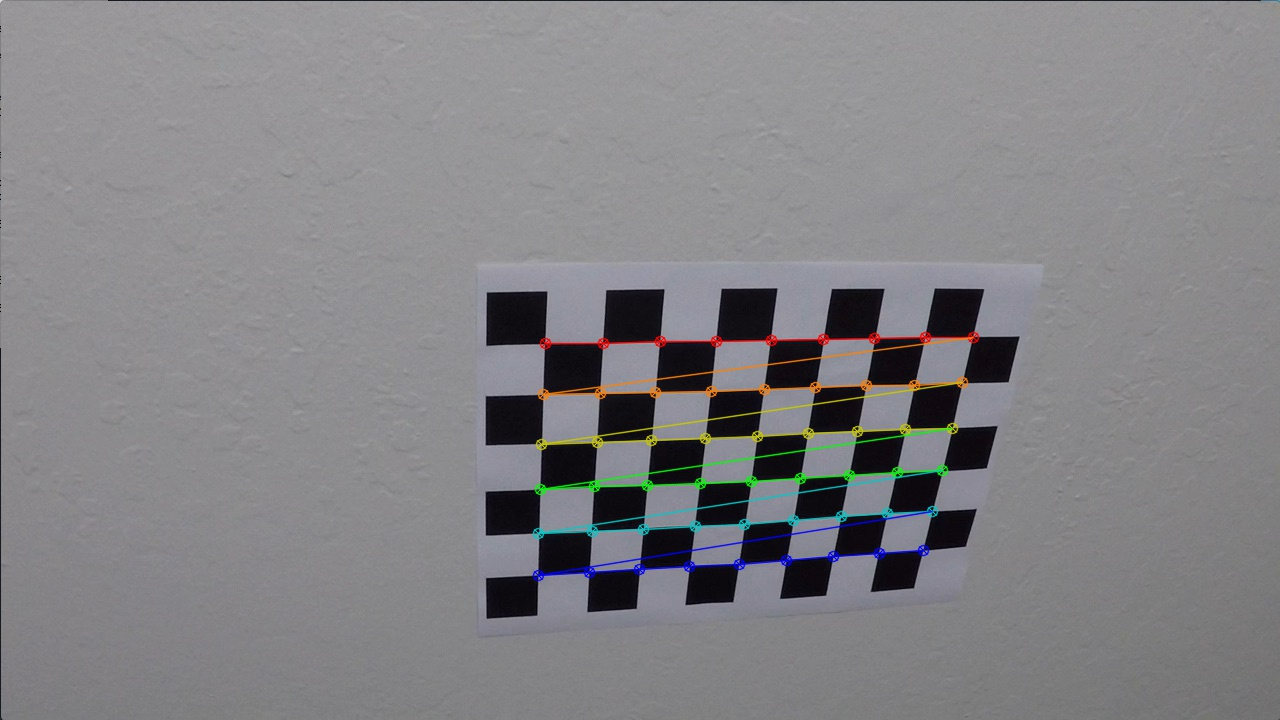
#> input picture output_images/calibration/calibration10.jpg, 1280 x 720 px, given as the content of the folder camera_cal, which was not available
$ jupyter execute --allow-errors lane_finder.ipynb   (shell and % lines are left out)
#> lines starting #> are read from the running program, lines starting #| are printed output that depends on the picture; after the words box and inside, x2 and y2 are one past the last pixel; in counts of white or black regions, pixels touching at a corner belong together; pictures that were not available may be replaced by others from this repository, and a replacement may not be noted
[cell 1]
import os
import numpy as np
import cv2
import matplotlib.pyplot as plt
import pickle
import random
from moviepy.editor import VideoFileClip

[cell 2]
# set parameters


# processing mode
TEST_MODE = False
RECORD = False

# image size
ROWS = 720
COLS = 1280
ROI_TOP = 0.65
ROI_BOTTOM = 0.90
ROI_LEFT = 0.10
ROI_RIGHT = 0.95
INSET_ROWS = int(0.4 * ROWS)
INSET_COLS = int(0.4 * COLS)

# colors and scales
RED_COLOR = (0,0,255)
GREEN_COLOR = (0,255,0)
XM_PER_PIX = 3.7 / 700
YM_PER_PIX = 15 / 720   # based on estimate of 5 white lane dashes fitting vertically in warped image; 3m each

# camera calibration
CHESS_NX = 9
CHESS_NY = 6

# lane pixel finding
L_THRESHOLD = [225,255]              # range for L channel in LUV color space (for white)
B_THRESHOLD = [190,255]              # range for B channel in LAB color space (for yellow)

# perspective transform
GB_KERNEL = 3                       # size of gaussian blur kernel
CANNY_LOW = 50                      # canny edge detection threshold (low)
CANNY_HIGH = 400                    # canny edge detection threshold (high)
HOUGH_DIST_RES = 0.5                # hough line finder distance resolution (pixels)
HOUGH_ANGLE_RES = 3.14159/180       # hough line finder angle resolution (rads)
HOUGH_THRESHOLD = 20                # hough line finder threshold
HOUGH_MIN_LINE = 60                 # hough line finder min line length (pixels)
HOUGH_MAX_GAP = 120                 # hough line finder max line gap (pixels)

# lane fitting
NUM_WINS = 8                        # number of sliding windows to use
WIN_WIDTH = 64                      # half total width of sliding window
WIN_HEIGHT = int(ROWS/NUM_WINS)     # total height of sliding window
FRAME_MEMORY = 4                    # number of past frames to remember
LANE_WIDTH_PIXELS = 810             # width of lane at bottom of image in pixels
FRAME_MARKER_THRESHOLD = 4          # frames to wait until new lane marker can reasonably appear

# speed measurement
METERS_PER_MARKER = 15.75           # meters between white lane markers (40 feet)

# directories and filenames
TEST_DIR = 'test_images'
CALIBRATION_DIR = 'camera_cal'
CALIBRATION_FILENAME = 'camera_calibration.pickle'
PERSPECTIVE_FILENAME = 'perspective_transform.pickle'

OUTPUT_DIR_CALIBRATION = 'output_images/calibration'
OUTPUT_DIR_S_CHANNEL = 'output_images/s_channel'
OUTPUT_DIR_X_GRAD = 'output_images/x_gradient'
OUTPUT_DIR_VP = 'output_images/vanishing_point'

OUTPUT_DIR_UNDISTORT = 'output_images/undistort'
OUTPUT_DIR_WARPED = 'output_images/warped'
OUTPUT_DIR_MARKER_PIXELS = 'output_images/marker_pixels'
OUTPUT_DIR_SLIDING_WINDOW = 'output_images/sliding_window'
OUTPUT_DIR_LANE_MARK = 'output_images/lane_mark'

[cell 3]
# define lane class for later use

class LaneLine(object):
    # class to hold info about each lane line

    def __init__(self,side):
        # side: 'left' or 'right'
        self.side = side
        self.goodFitLastFrame = False
        self.recentFits = np.zeros((FRAME_MEMORY,3),dtype=np.float32)      # second-order polynomial: 3 coefficients
        self.curvatureRadius = np.zeros((FRAME_MEMORY,),dtype=np.float32)
        self.framesSeenSinceMarker = 0
        self.estimatedSpeed = 0

    # [12 lines left out: function calculateCurvature, not called in this run]

[cell 4]
# define camera calibration

def calibrateCamera():
    # use chessboard photos to calibrate camera

    # set termination criteria (for use with cv2.cornerSubPix)
    criteria = (cv2.TERM_CRITERIA_EPS + cv2.TERM_CRITERIA_MAX_ITER, 30, 0.001)

    # make object points
    objp = np.zeros((CHESS_NX*CHESS_NY,3), np.float32)
    objp[:,:2] = np.mgrid[0:CHESS_NX,0:CHESS_NY].T.reshape(-1,2)
    imagePoints = []
    objectPoints = []

    # loop through calibration images
    for imageFile in os.listdir(CALIBRATION_DIR):
        if imageFile.endswith('.jpg'):

            # read image, grayscale, find corners
            im = cv2.imread(os.path.join(CALIBRATION_DIR,imageFile))
#> im is the input picture: shape (720, 1280, 3); mean B, G, R 133, 130, 130.6
            gray = cv2.cvtColor(im,cv2.COLOR_RGB2GRAY)
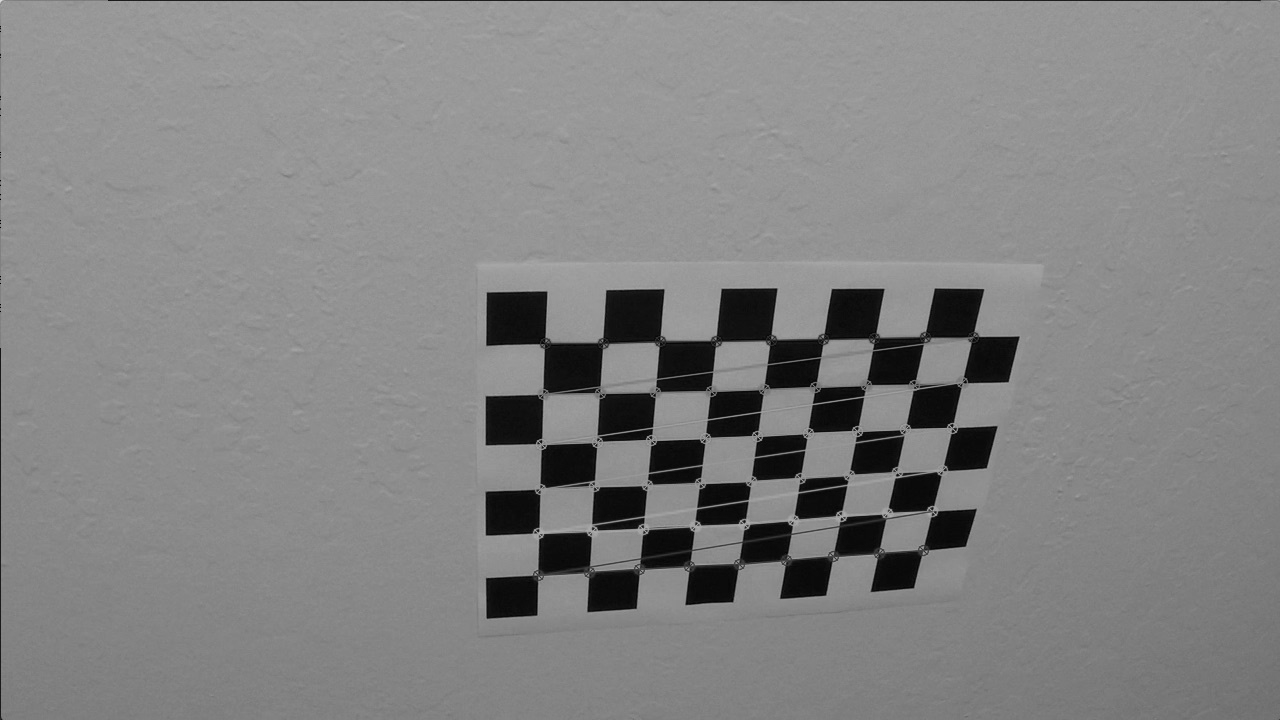
#> gray: shape (720, 1280); min 0, max 217, mean 131.1
            found, corners = cv2.findChessboardCorners(gray,(CHESS_NX,CHESS_NY),None)
#> found = False; corners = None

            if found:
                # draw corners on image
                cv2.drawChessboardCorners(im,(CHESS_NX,CHESS_NY),corners,found)
                # find corners with higher (sub-pixel) precision
                corners2 = cv2.cornerSubPix(gray,corners,(5,5),(-1,-1),criteria)
                imagePoints.append(corners2)
                objectPoints.append(objp)

                # save image with corners marked
                cv2.imwrite(os.path.join(OUTPUT_DIR_CALIBRATION,imageFile),im)

    # do the actual calibration and save
    ret, mtx, dst, rvecs, tvecs = cv2.calibrateCamera(objectPoints,imagePoints,gray.shape[::-1],None,None)
    imSize = im.shape
    calibrationData = {'cam_matrix':mtx, 'dist_coeffs':dst, 'im_size':imSize}
    with open(CALIBRATION_FILENAME,'wb') as f:
        pickle.dump(calibrationData,f)

    return mtx,dst

[cell 5]
# camera calibration and display example images

print("Calibrating camera...")
#> (the rest of this cell did not finish here and is left out)

[cell 6]
# display undistorted image example

print("Undistorting image...")
fn = os.path.join(CALIBRATION_DIR,'calibration1.jpg')
imCB = cv2.imread(fn)
imCB = cv2.cvtColor(imCB,cv2.COLOR_BGR2RGB)
#> (the rest of this cell did not finish here and is left out)

[cell 7]
# define lane pixel finder

def selectLanePixels(im, fn='frame.jpg'):
    # select pixels that are lane markers; assume RGB image; use LUV, LAB color spaces

#> called with fn = 'calibration10.jpg'
    luv = cv2.cvtColor(im,cv2.COLOR_RGB2LUV)
#> luv: shape (720, 1280, 3); mean of channels 0, 1, 2 137.6, 96.5, 134.2
    lab = cv2.cvtColor(im,cv2.COLOR_RGB2Lab)
#> lab: shape (720, 1280, 3); mean of channels 0, 1, 2 138.1, 128.9, 126.6

    # find yellow lane pixels using LUV color space
    lChannel = luv[:,:,0]
    lBinary = np.zeros_like(lChannel)
    lBinary[ (lChannel > L_THRESHOLD[0]) & (lChannel <= L_THRESHOLD[1]) ] = 255

    # find white lane pixels using LAB color space
    # treat lab b-channel differently: normalize up to 255
    # however, skip this if max value is low (implying no yellow in the image)
    # thanks to jeremy shannon for this idea: https://github.com/jeremy-shannon/CarND-Advanced-Lane-Lines
    bChannel = lab[:,:,2]
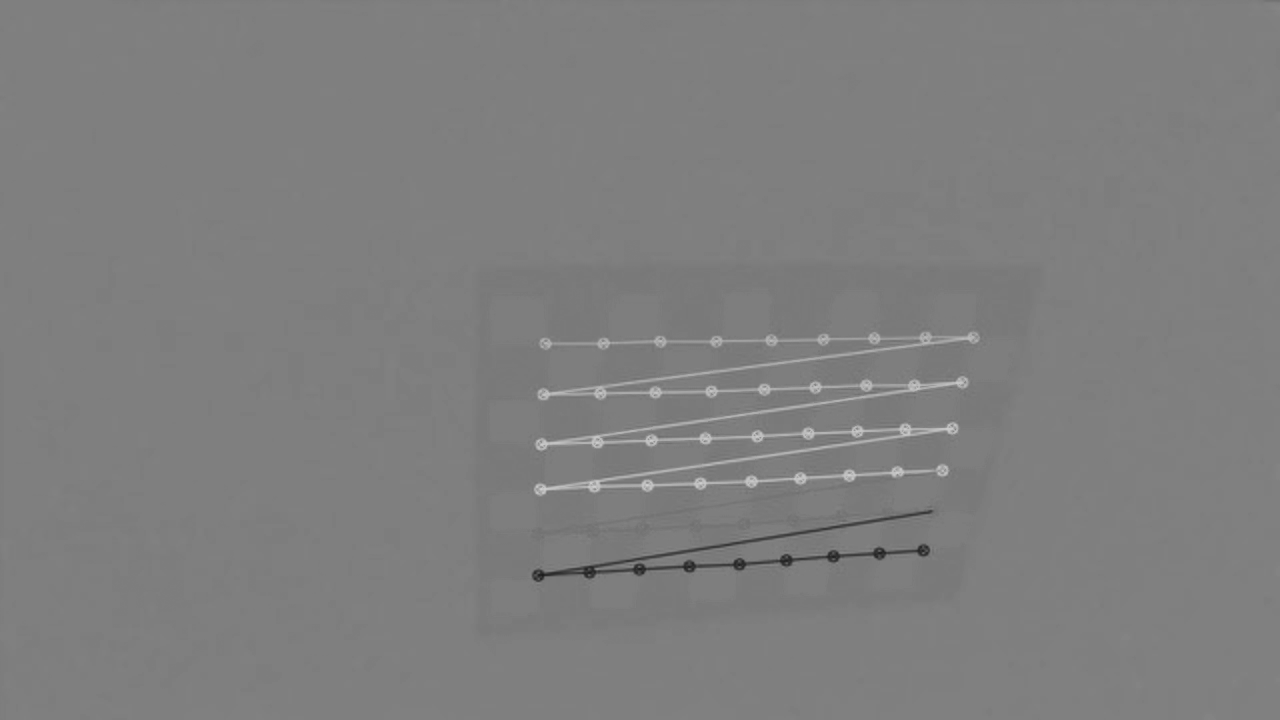
#> bChannel: shape (720, 1280); min 28, max 208, mean 126.6
    bMax = np.max(bChannel)
#> bMax = 208
    if bMax > 175:
        bChannel = 255 * ( bChannel / bMax )
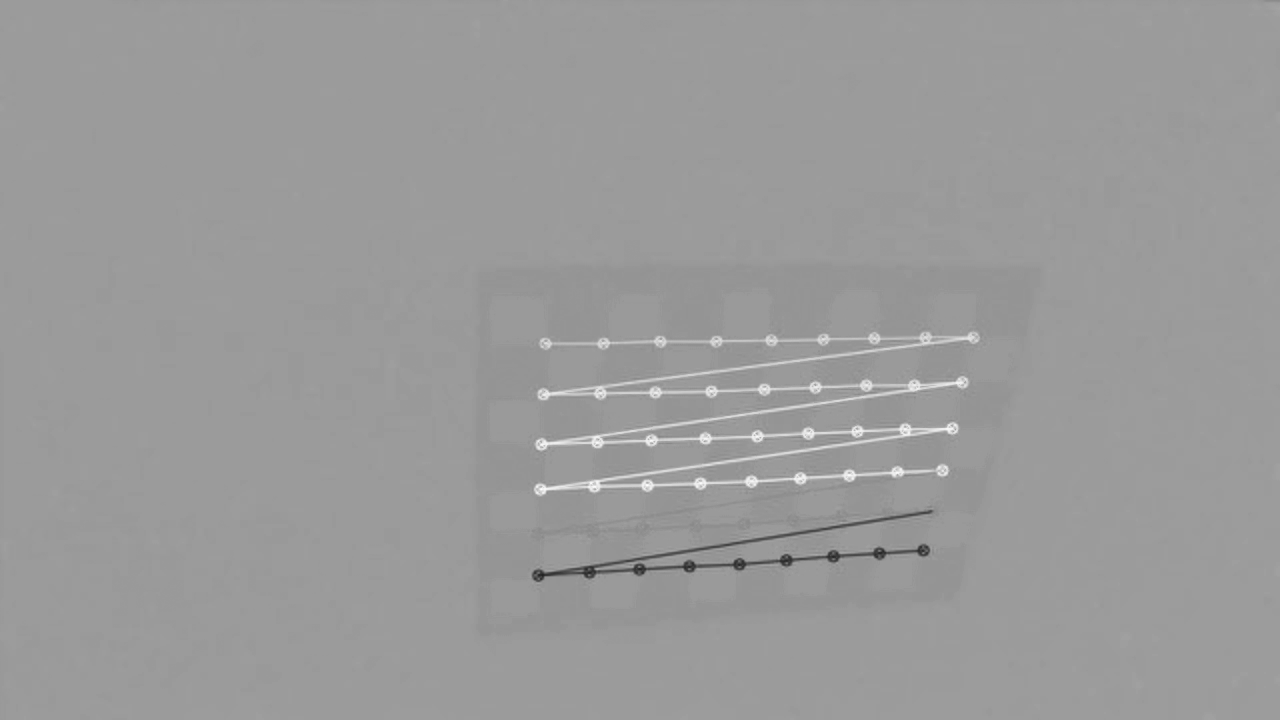
#> bChannel: shape (720, 1280) float64; min 34.33, max 255, mean 155.2
    bBinary = np.zeros_like(bChannel)
    bBinary[ (bChannel > B_THRESHOLD[0]) & (bChannel <= B_THRESHOLD[1]) ] = 255

    # make combined mask
    lanePixels = np.zeros_like(lChannel)
    lanePixels[ (lBinary > 0) | (bBinary > 0) ] = 255

    return lanePixels, lBinary, bBinary

[cell 8]
# display example lane pixel finder

print("Finding example lane pixels...")

filenameList = [fn for fn in os.listdir(TEST_DIR) if fn.endswith('.jpg')]
fn = random.choice(filenameList)
imBGR = cv2.imread(os.path.join(TEST_DIR,fn))
imRGB = cv2.cvtColor(imBGR,cv2.COLOR_BGR2RGB)

lanePixels, lBinary, bBinary = selectLanePixels(imRGB,fn)
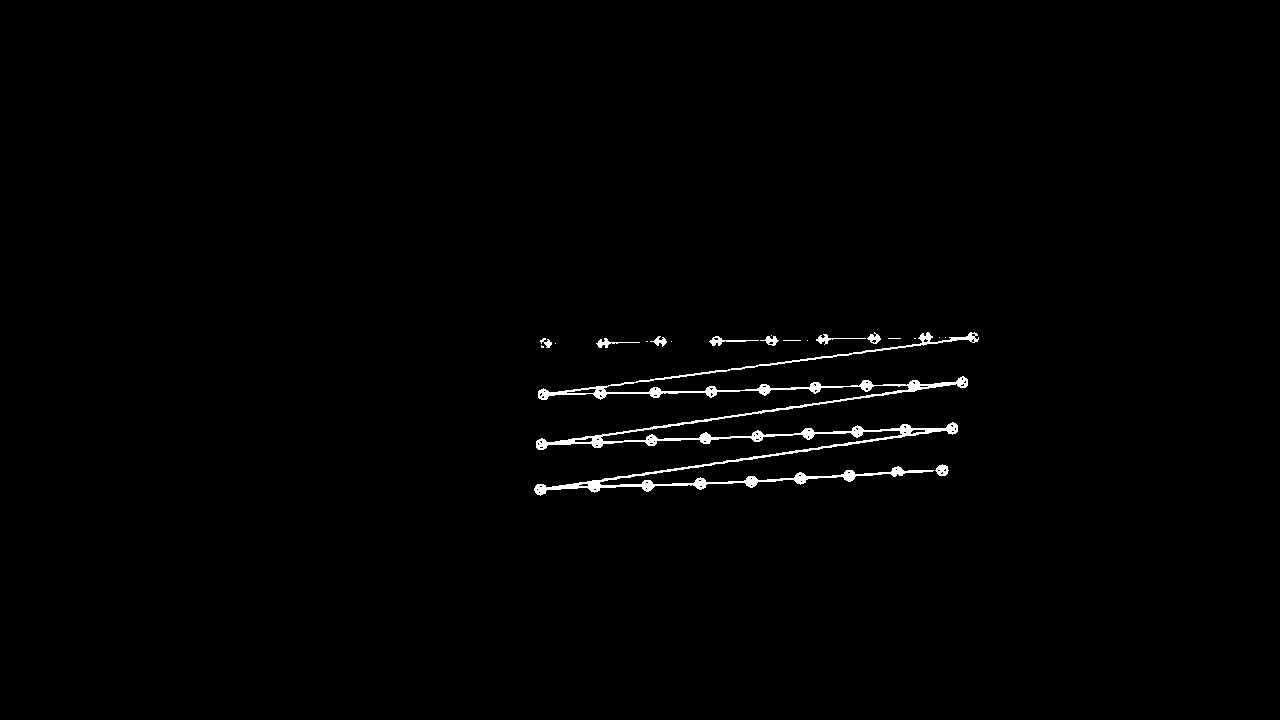
#> lanePixels: shape (720, 1280); 0.94% white; 20 white regions (11 under 20 px), largest, box (x1, y1, x2, y2) and area: (534, 332, 979, 496) 7806, (709, 336, 759, 346) 142, (816, 334, 866, 345) 121
#> lBinary: shape (720, 1280); every value is 0

f = plt.figure(figsize=(30,40))
ax = f.add_subplot(1,2,1)
ax.imshow(imRGB)
ax = f.add_subplot(1,2,2)
ax.imshow(lanePixels,cmap='gray')
plt.show()

[cell 9]
# define utility function for selecting roi

# [29 lines left out: functions selectRoi, findIntersection, not called in this run]

# define utility function for finding vanishing point

def findVanishingPoint(mtx,dst):
    # determine vanishing point in image

    # analyze straight-road images used to find vanishing point
    straightImages = [os.path.join(TEST_DIR,f) for f in os.listdir(TEST_DIR) if 'straight' in f]
    vps = []
    for imFile in straightImages:
        im = cv2.imread(imFile)
        im = cv2.undistort(im,mtx,dst)

        # smooth with gaussian blur
        imSmoothed = cv2.GaussianBlur(im,(GB_KERNEL,GB_KERNEL),0)

        # find edges with canny
        edges = cv2.Canny(imSmoothed,CANNY_LOW,CANNY_HIGH)

        # apply roi mask
        edgesRoi = selectRoi(edges)

        # find lines with hough; use probabilistic version to increase speed
        lines = cv2.HoughLinesP(edgesRoi,HOUGH_DIST_RES,HOUGH_ANGLE_RES,HOUGH_THRESHOLD,None,HOUGH_MIN_LINE,HOUGH_MAX_GAP)

        # identify best overlap point of lines - this is the vanishing point
        vp = findIntersection(lines)
        vps.append(vp)

        # save image
        for line in lines:
            for x1,y1,x2,y2 in line:
                cv2.line(im, (x1,y1), (x2,y2), GREEN_COLOR, thickness=2)
        cv2.circle(im,(vp[0],vp[1]),8,GREEN_COLOR,2)
        savepath = os.path.join(OUTPUT_DIR_VP,os.path.split(imFile)[1])
        cv2.imwrite(savepath,im)

    # return arithmetic mean of vp coordinates
    return np.mean(vps,axis=0)

[cell 10]
# display example of vanishing point

print("Calculating vanishing point...")
#> (the rest of this cell did not finish here and is left out)

[cell 11]
# define function for calculating perspective transform

def calculatePerspectiveTransform():
    # calculate perspective transform matrix

    # read in camera calibration
    with open(CALIBRATION_FILENAME,'rb') as f:
#> (reads camera_calibration.pickle from the repository)
        calibrationData = pickle.load(f)
    mtx = calibrationData['cam_matrix']
    dst = calibrationData['dist_coeffs']

    # find vanishing point; note this is returned as (x,y)
    vp = findVanishingPoint(mtx,dst)

    xVP,yVP = int(vp[0]),int(vp[1])
    xBottomLeft = int(ROI_LEFT * COLS)
    xBottomRight = int(ROI_RIGHT * COLS)
    yTop = int(ROWS * ROI_TOP)
    yBottom = int(ROWS * ROI_BOTTOM)

    # calculate x positions of upper ROI corners
    # x = my + b; m = (x1-x0)/(y1-y0); b = x0 - m * y0
    leftM = (xVP - xBottomLeft) / float(yVP - yBottom)
    leftB = xBottomLeft - leftM * yBottom
    rightM = (xVP - xBottomRight) / float(yVP - yBottom)
    rightB = xBottomRight - rightM * yBottom
    xTopLeft = int(leftM * yTop + leftB)
    xTopRight = int(rightM * yTop + rightB)

    corners = [(xTopLeft,yTop),(xBottomLeft,yBottom),(xBottomRight,yBottom),(xTopRight,yTop)]
    pts1 = np.float32(corners)
    pts2 = np.float32( [[0,0],[0,ROWS],[COLS,ROWS],[COLS,0]] )

    perspectiveTrans = cv2.getPerspectiveTransform(pts1,pts2)
    inversePerspectiveTrans = cv2.getPerspectiveTransform(pts2,pts1)

    transformDict = {'forwardWarp': perspectiveTrans, 'backwardWarp': inversePerspectiveTrans,'corners': corners}

    with open(PERSPECTIVE_FILENAME,'wb') as f:
        pickle.dump(transformDict,f)

    return transformDict

[cell 12]
# display example perspective warp

print("Warping perspective forward and backward...")

#> (the rest of this cell did not finish here and is left out)

[cell 13]
# [13 lines left out: function findCentroid, not called in this run]

[cell 14]
# define main routine to fit lane lines for left and right

# [71 lines left out: function findAndFit, not called in this run]

[cell 15]
# define function to draw lane on image

# [43 lines left out: function drawLane, not called in this run]

[cell 16]
# define main routine for lane finding

# [31 lines left out: function findLane, not called in this run]

[cell 17]
# do video processing

# read in camera calibration or perform calibration if pickled file is unavailable
try:
    with open(CALIBRATION_FILENAME,'rb') as f:
        calibrationData = pickle.load(f)
        mtx = calibrationData['cam_matrix']
        dst = calibrationData['dist_coeffs']
        print("Read camera calibration from file...")
except:
    print("Performing camera calibration...")
    mtx,dst = calibrateCamera()

# read in perspective transform or perform transform matrix calculation if pickled file is unavailable
try:
    with open(PERSPECTIVE_FILENAME,'rb') as f:
#> (reads perspective_transform.pickle from the repository)
        transformDict = pickle.load(f)
        perspectiveTrans = transformDict['forwardWarp']
        inversePerspectiveTrans = transformDict['backwardWarp']
    print("Read perspective transform from file...")
except:
    print("Performing perspective transform...")
    transformDict = calculatePerspectiveTransform()
    perspectiveTrans = transformDict['forwardWarp']
    inversePerspectiveTrans = transformDict['backwardWarp']

# set up lane line objects
leftLane = LaneLine('left')
rightLane = LaneLine('right')
